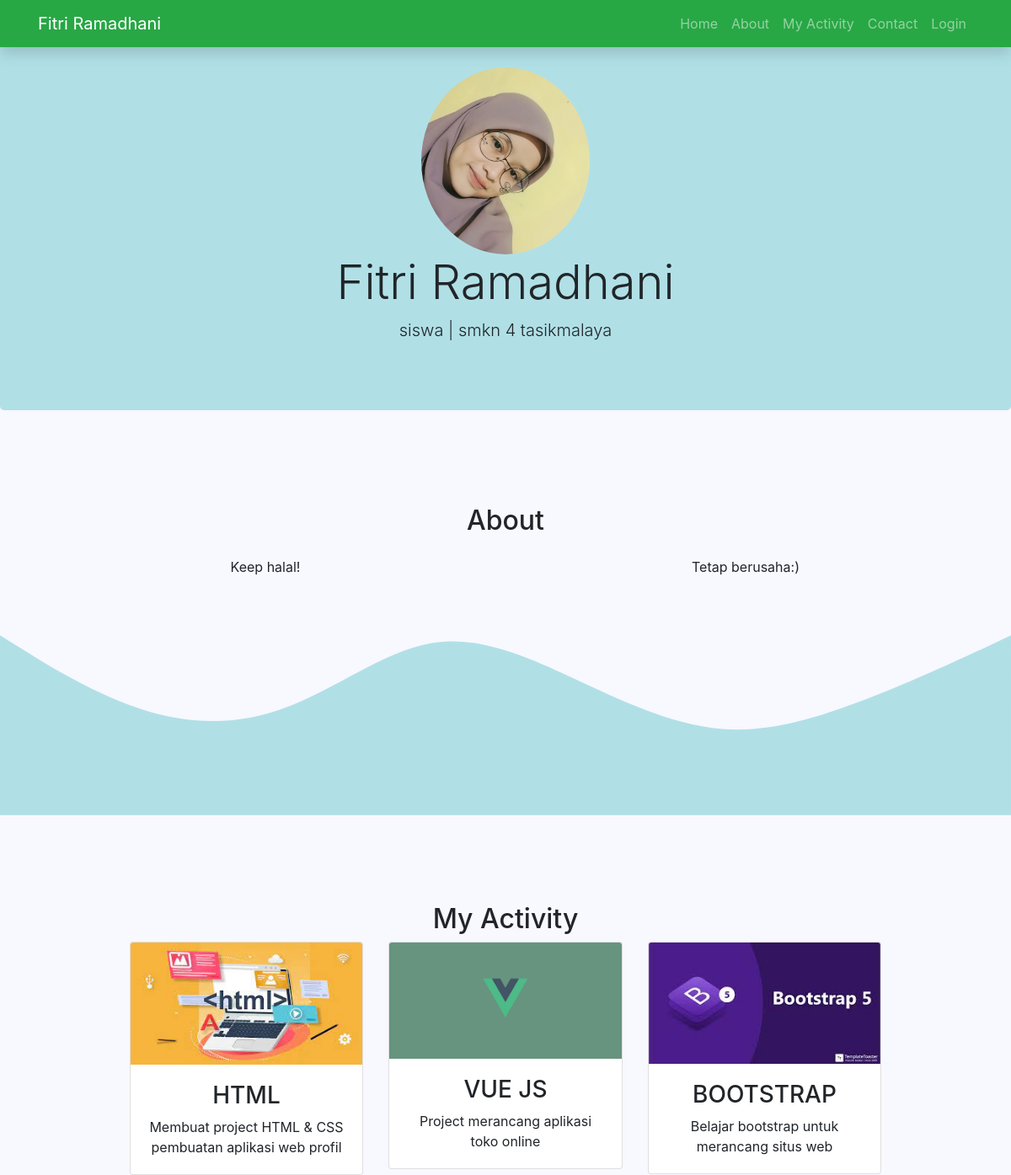
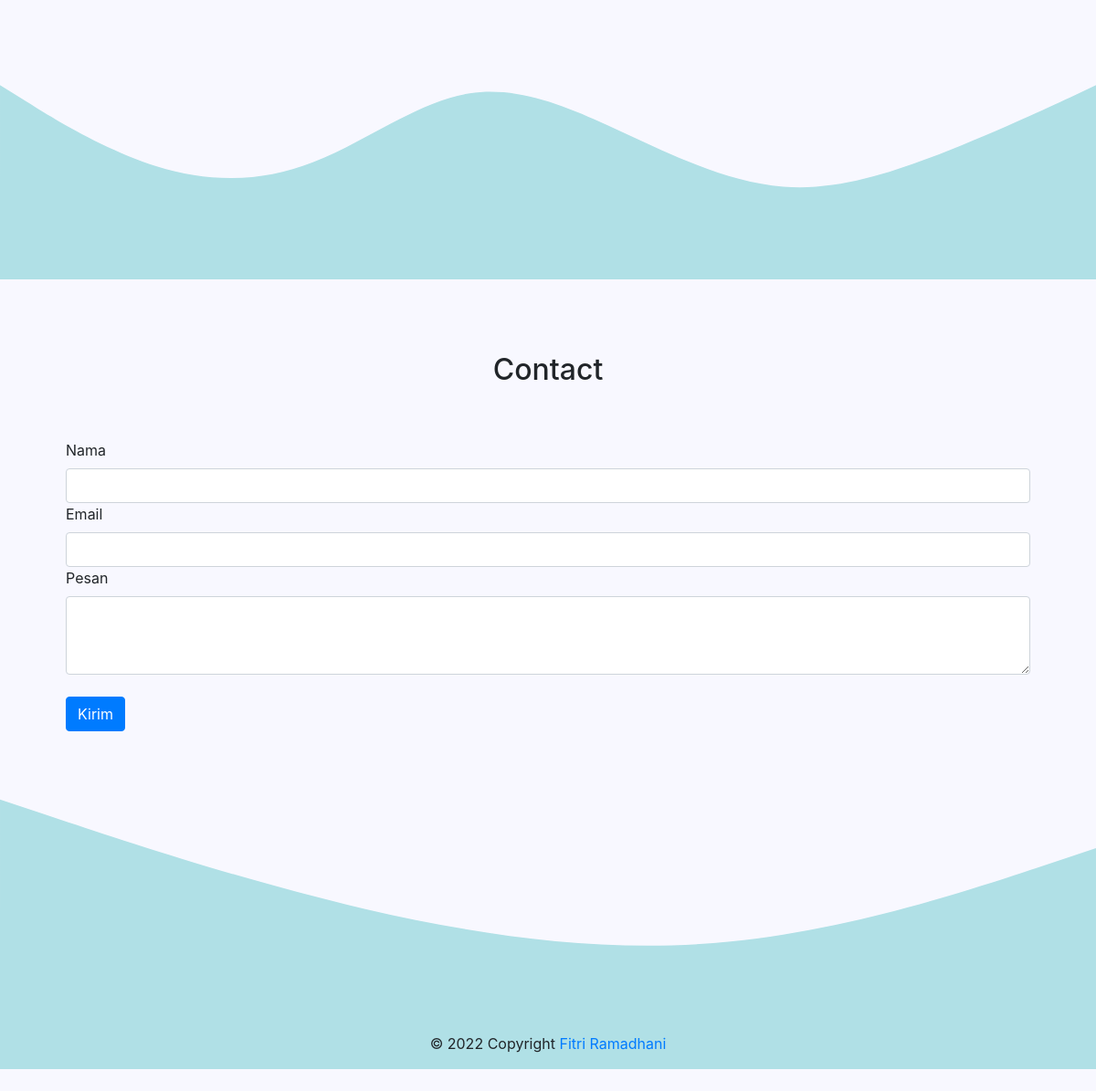
The page /public/index.php on the database its author committed (2 pictures, top to bottom).
### tables this page shows
CREATE TABLE `user` (
  `id` int(10) NOT NULL,
  `nama` text NOT NULL,
  `jabatan` text NOT NULL,
  `perusahaan` text NOT NULL,
  `foto` text NOT NULL
);

CREATE TABLE `about` (
  `id` int(10) NOT NULL,
  `column1` text NOT NULL,
  `column2` text NOT NULL
);

CREATE TABLE `myactivity` (
  `id` int(10) NOT NULL,
  `nama` text NOT NULL,
  `ket` text NOT NULL,
  `foto` text NOT NULL
);

### admin/core/Controller.php (called while the page is built, shortened)
<?php
class Controller
{
    public function view($view, $data=[])
    {
        require_once '../admin/views/'.$view.'.php';
    }
    public function model($model)
    {
        return new $model;
    }
}
?>

### admin/controller/Portofolio.php (called while the page is built, shortened)
<?php
class Portofolio extends Controller
{
    public function index()
    {
        $data['profile'] = $this->model('PortofolioModel')->getProfile();
        $data['about'] = $this->model('PortofolioModel')->getAbout();
        $data['myactivity'] = $this->model('PortofolioModel')->getMyActivity();
        $this->view('portofolio/index',$data);
    }
}
?>

### admin/core/App.php (called while the page is built, shortened)
<?php
class App{
    protected $method     = 'index';
    protected $params     = [];
    public function __construct()
    {
        $this->controller = new $this->controller;
        call_user_func_array([$this->controller,$this->method],$this->params);
    }
}
?>

### public/index.php (called while the page is built, shortened)
<?php
 $app = new App;
 ?>

### admin/models/PortofolioModel.php (called while the page is built, shortened)
<?php
class PortofolioModel{
    private $host   = DB_HOST;
    private $user   = DB_USER;
    private $pass   = DB_PASS;
    private $db_name=DB_NAME;
    private $dbh;
    function __construct()
    {
        $dsn = 'mysql:host='.$this->host. ';dbname='.$this->db_name;
        $option = [
            PDO::ATTR_PERSISTENT => true,
            PDO::ATTR_ERRMODE => PDO::ERRMODE_EXCEPTION
        ];
        try {
            $this->dbh = new PDO($dsn, $this->user, $this->pass, $option);
        } catch (PDOException $e) {
            die($e->getMessage());
        }
    }
    public function getProfile()
    {
        $this->stmt = $this->dbh->prepare('SELECT * FROM user');
        $this->stmt->execute();
        return $this->stmt->fetchAll(PDO::FETCH_ASSOC);
    }
    public function getAbout()
    {
        $this->stmt = $this->dbh->prepare('SELECT * FROM about');
        $this->stmt->execute();
        return $this->stmt->fetchAll(PDO::FETCH_ASSOC);
    }
    public function getMyactivity()
    {
        $this->stmt = $this->dbh->prepare('SELECT * FROM myactivity');
        $this->stmt->execute();
        return $this->stmt->fetchAll(PDO::FETCH_ASSOC);
    }
}

### admin/views/portofolio/index.php (the view, shortened to what this page needs)
<!DOCTYPE html>
<html lang="en">
<head>
    <link href="https://cdn.jsdelivr.net/npm/bootstrap@5.0.2/dist/css/bootstrap.min.css" rel="stylesheet">
    <link rel="stylesheet" href="https://cdn.jsdelivr.net/npm/bootstrap@4.0.0/dist/css/bootstrap.min.css">
    <link rel="stylesheet" href="style.css">
    <link rel="stylesheet" href="<?= baseurl;?>/asset/css/style.css">
</head>
<body style="background-color: #F8F8FF;">
<nav class="navbar navbar-expand-lg navbar-dark bg-success shadow fixed-top">
    <div class="container">
        <a class="navbar-brand" href="#">Fitri Ramadhani</a>
        <div class="collapse navbar-collapse" id="navbarNav">
        <ul class="navbar-nav ms-auto">
            <li class="nav-item">
            <a class="nav-link" aria-current="page" href="#">Home</a>
            </li>
            <li class="nav-item">
            <a class="nav-link" href="#about">About</a>
            </li>
            <li class="nav-item">
            <a class="nav-link" href="#my activity">My Activity</a>
            </li>
            <li class="nav-item">
            <a class="nav-link" href="#contact">Contact</a>
            </li>
            <li class="nav-item">
            <a class="nav-link" href="../admin">Login</a>
            </li>
        </ul>
        </div>
    </div>
</nav>
<?php foreach($data['profile'] as $pro) : ?>
<div class="jumbotron text-center mt-0" style="background-color: #B0E0E6;">
    <img src="<?= baseurl;?>/asset/img/<?= $pro['foto'];?>" alt="" width="200px" class="rounded-circle">
  <h1 class="display-4"><?= $pro['nama'];?></h1>
  <p class="lead"><?= $pro['jabatan'];?> | <?= $pro['perusahaan'];?></p>
</div>
<?php endforeach; ?>
<?php foreach($data['about'] as $ab):?>
    <section id="about">
        <div class="container">
            <div class="row text-center mb-3">
                <div class="col">
                    <h2>About</h2>
                </div>
            </div>
            <div class="row justify-content-center fs-6 text-center">
                <div class="col-sm">
                    <p><?=$ab['column1']; ?></p>
                </div>
                <div class="col-sm">
                    <p><?=$ab['column2']; ?></p>
                </div>
            </div>
        </div>
    </section>
    <?php endforeach; ?>
<br>
    <section id="my activity">
        <div class="container">
            <div class="row text-center">
                <div class="col">
                    <h2>My Activity</h2>
                </div>
            </div>
        </div>
        <div class="row justify-content-center text-center">
    <?php foreach($data['myactivity'] as $pro) : ?>
     <div class="col-md-3 mb-3">
      <div class="card">
       <img src="<?= baseurl;?>/asset/img/<?= $pro['foto']; ?>" class="card-img-top" alt="">
       <div class="card-body">
   	   <h3><?= $pro['nama']; ?></h3>
         <p class="card-text"><?= $pro['ket']; ?></p>
       </div>
      </div>
     </div>
    <?php endforeach; ?>
    </section>
    <section id="contact">
        <div class="container">
            <div class="row text-center">
                <div class="col">
                    <h2>Contact</h2>
                </div>
            </div>
            <div class="container pt-5">
            <div class="row justify-content-center">
        <form action="<?= baseurl;?>/Portofolio/pesan" method="POST">
            <div class="col">
                <label for="nama" class="form-label">Nama</label>
                <input type="text" class="form-control" name="nama" id="nama">
            </div>
            <div class="col mb-6">
                <label for="email" class="form-label">Email</label>
                <input type="email" class="form-control" name="email" id="email" aria-describedby="email">
            </div>
            <div class="col mb-6">
                <label for="pesan">Pesan</label>
                <textarea class="form-control" name="pesan" id="pesan" rows="3"></textarea>
            </div>
            <br>
            <div class="col mb-6">
                <button type="submit" class="btn btn-primary">Kirim</button>
            </div>
        </form>
            </div>
        </div>
        </div>
    </section>
<br>
    <footer class="text-center text-black">
        <svg xmlns="http://www.w3.org/2000/svg" viewBox="0 0 1440 320"><path fill="#B0E0E6" fill-opacity="1" d="M0,32L80,58.7C160,85,320,139,480,176C640,213,800,235,960,218.7C1120,203,1280,149,1360,122.7L1440,96L1440,320L1360,320C1280,320,1120,320,960,320C800,320,640,320,480,320C320,320,160,320,80,320L0,320Z"></path></svg>
    <div class="text-center p-3" style="background-color: #B0E0E6 "> © 2022 Copyright
        <a class="text-black" href="#">Fitri Ramadhani</a>
    </div>
    </footer>
</body>
</html>

### public/assets/css/style.css (style rules this page uses)
.jumbotron { background-color: rgb(154, 238, 128); padding-top: 5rem; margin-top: 1rem; }
section { padding-top: 5rem; }

### rows shown on the page
user: foto (picture), nama "Fitri Ramadhani", jabatan "siswa", perusahaan "smkn 4 tasikmalaya"
about: column1 "Keep halal!", column2 "Tetap berusaha:)"
myactivity: foto (picture), nama "HTML", ket "Membuat project HTML & CSS pembuatan aplikasi web profil"
myactivity: foto (picture), nama "VUE JS", ket "Project merancang aplikasi toko online"
myactivity: foto (picture), nama "BOOTSTRAP", ket "Belajar bootstrap untuk merancang situs web"
